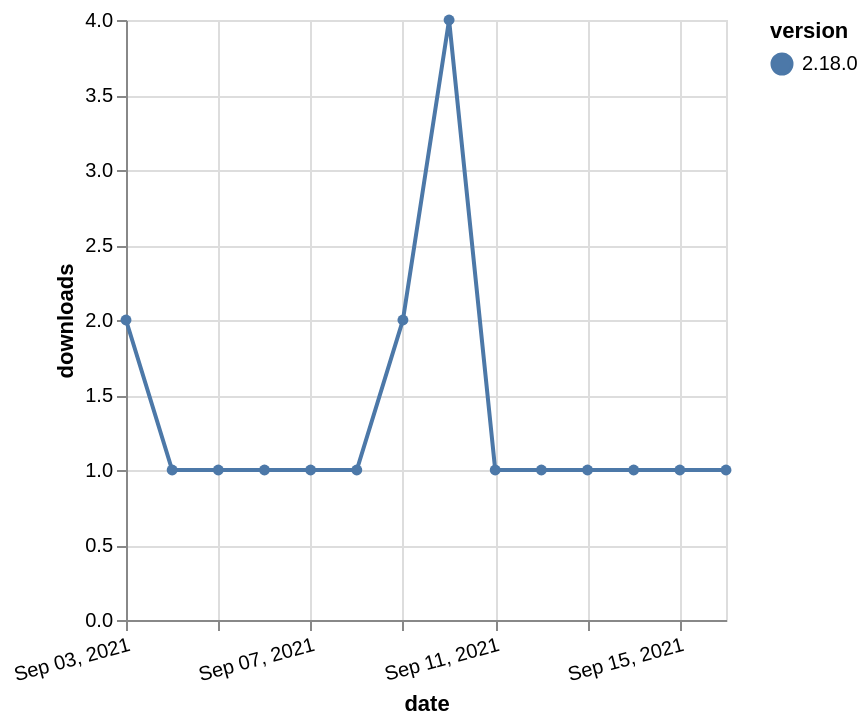

Write a Vega-Lite specification for this figure.
### Vega-Lite specification from a JSON file in a GitHub repository (floating-point values rounded to 4 significant figures)
{"$schema": "https://vega.github.io/schema/vega-lite/v5.json", "description": "A simple bar chart with embedded data.", "data": {"values": [{"date": "2021-09-03", "total": 520, "delta": 2, "version": "2.18.0"}, {"date": "2021-09-04", "total": 521, "delta": 1, "version": "2.18.0"}, {"date": "2021-09-05", "total": 522, "delta": 1, "version": "2.18.0"}, {"date": "2021-09-06", "total": 523, "delta": 1, "version": "2.18.0"}, {"date": "2021-09-07", "total": 524, "delta": 1, "version": "2.18.0"}, {"date": "2021-09-08", "total": 525, "delta": 1, "version": "2.18.0"}, {"date": "2021-09-09", "total": 527, "delta": 2, "version": "2.18.0"}, {"date": "2021-09-10", "total": 531, "delta": 4, "version": "2.18.0"}, {"date": "2021-09-11", "total": 532, "delta": 1, "version": "2.18.0"}, {"date": "2021-09-12", "total": 533, "delta": 1, "version": "2.18.0"}, {"date": "2021-09-13", "total": 534, "delta": 1, "version": "2.18.0"}, {"date": "2021-09-14", "total": 535, "delta": 1, "version": "2.18.0"}, {"date": "2021-09-15", "total": 536, "delta": 1, "version": "2.18.0"}, {"date": "2021-09-16", "total": 537, "delta": 1, "version": "2.18.0"}]}, "width": "container", "mark": {"type": "line", "point": {"filled": true}}, "encoding": {"x": {"field": "date", "type": "temporal", "timeUnit": "yearmonthdate", "title": "date", "axis": {"labelAngle": -15}}, "y": {"field": "delta", "type": "quantitative", "title": "downloads"}, "color": {"field": "version", "type": "nominal"}, "tooltip": {"field": "delta"}}}
